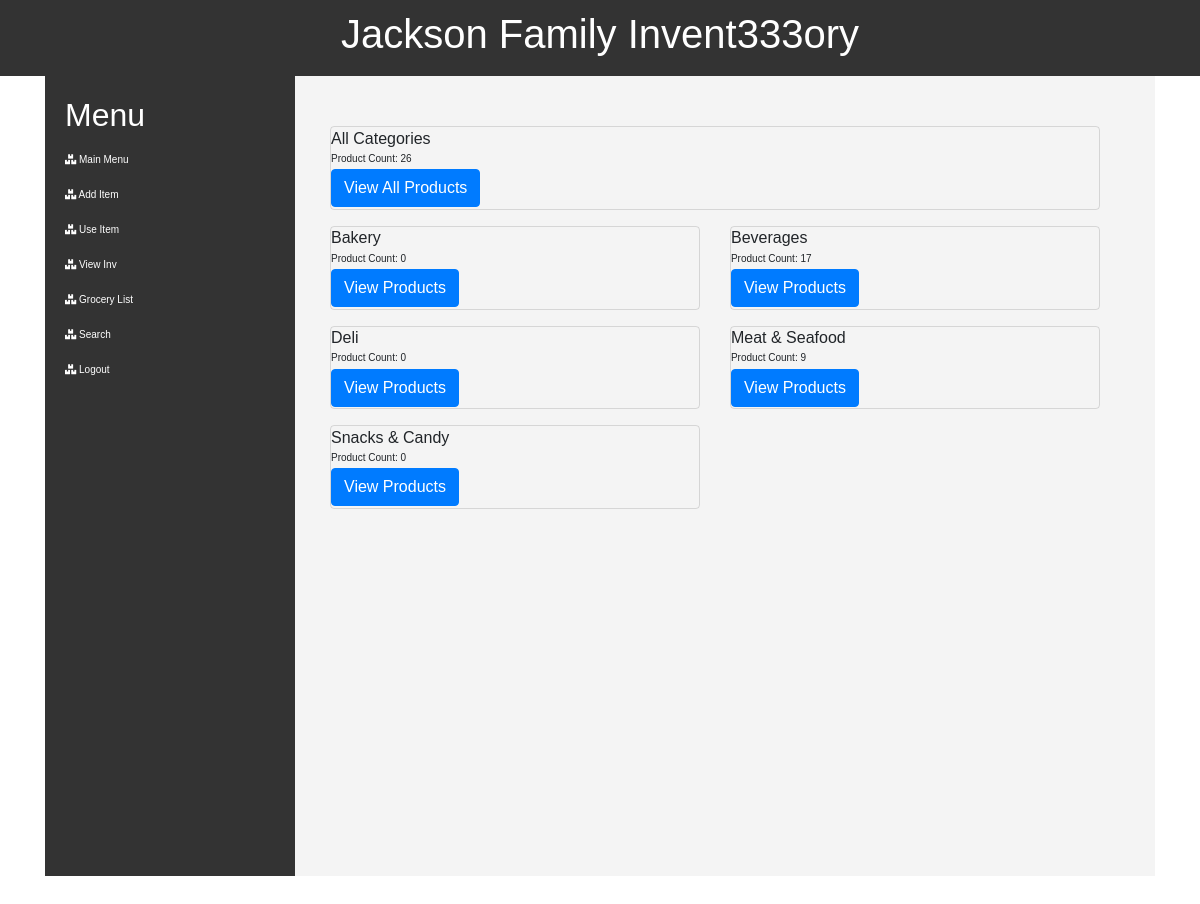
Screenshot of /items (signed in) with the database file from the repository.
### JacksonInventory/models.py (models this page shows)
class Category(db.Model):
    id = db.Column(db.Integer, primary_key=True)
    category = db.Column(db.String(75), unique=True)
    items = db.relationship('Item', backref='category', lazy=True)

### JacksonInventory/routes.py (the view)
@app.route('/items')
@login_required
def items_page():
    query = text('''
    SELECT c.id, c.category, COUNT(i.category_id) AS product_count
    FROM category c
    LEFT JOIN item i ON i.category_id = c.id
    GROUP BY c.id, c.category
    ORDER BY c.category
    ''')
    result = db.session.execute(query)
    categories = result.fetchall()
    total_product_count = db.session.query(func.count()).select_from(Item).scalar()
    return render_template('items.html', categories=categories, total_product_count=total_product_count)

### JacksonInventory/models.py (called while the page is built)
@login_manager.user_loader
def load_user(user_id):
    return User.query.get(int(user_id))

### JacksonInventory/routes.py (called while the page is built)
@app.context_processor
def base():
    form = SearchForm()
    return dict(form=form)

### JacksonInventory/templates/items.html (shortened to what this page needs)
{% extends 'base.html' %}
{% block content %}
<br/></br/>
<div class="container">
  <div class="row justify-content-center">
    <div class="col-12">
      {% if categories %}
      <div class="card mb-3" style="background-color: transparent;">
        <div class="row no-gutters">
          <div class="col-6">
            <div class="card-body">
              <h6 class="card-title">All Categories</h6>
              <p class="card-text">Product Count: {{ total_product_count }}</p>
              <a href="{{ url_for('all_categories_page') }}" class="btn btn-primary">View All Products</a>
            </div>
          </div>
        </div>
      </div>
      {% endif %}
      <div class="row">
        {% for category in categories %}
        <div class="col-6">
          <div class="card mb-3" style="background-color: transparent;">
            <div class="row no-gutters">
              <div class="col-12">
                <div class="card-body">
                  <h6 class="card-title">{{ category[1] }}</h6>
                  <p class="card-text">Product Count: {{ category[2] }}</p>
                  <a href="{{ url_for('category_page', id=category[0]) }}" class="btn btn-primary">View Products</a>
                </div>
              </div>
            </div>
          </div>
        </div>
        {% endfor %}
      </div>
    </div>
  </div>
</div>
{% endblock %}

### JacksonInventory/templates/base.html (shortened to what this page needs)
<!DOCTYPE html>
<html lang="en">
<head>
    <link rel="stylesheet" href="https://stackpath.bootstrapcdn.com/bootstrap/4.5.2/css/bootstrap.min.css">
    <link rel="stylesheet" href="https://cdnjs.cloudflare.com/ajax/libs/font-awesome/5.15.3/css/all.min.css">
</head>
<body>
    <div class="header">
        <h1>Jackson Family Invent333ory</h1>
    </div>
    <div class="container">
        <div class="sidebar d-none d-lg-block">
            <h2>Menu</h2>
            {% if current_user.is_authenticated %}
            <a href="{{ url_for('mainmenu_page') }}"><i class="fas fa-boxes"></i> Main Menu</a>
            <a href="{{ url_for('add_item') }}"><i class="fas fa-boxes"></i> Add Item</a>
            <a href="{{ url_for('use_item') }}"><i class="fas fa-boxes"></i> Use Item</a>
            <a href="{{ url_for('items_page') }}"><i class="fas fa-boxes"></i> View Inv</a>
            <a href="{{ url_for('grocery_list') }}"><i class="fas fa-boxes"></i> Grocery List</a>
            <a href="{{ url_for('search_start') }}"><i class="fas fa-boxes"></i> Search</a>
            <a href="{{ url_for('logout_page') }}"><i class="fas fa-boxes"></i> Logout</a>
            {% else %}
            <a href="{{ url_for('login_page') }}"><i class="fas fa-sign-in-alt"></i> Log In</a>
            <a href="{{ url_for('register_page') }}"><i class="fas fa-user-plus"></i> Register</a>
            {% endif %}
        </div>
        <div class="main-content">
            {% block content %} {% endblock %}
        </div>
    </div>
</body>
</html>

### JacksonInventory/templates/base.html (style rules this page uses)
body { margin: 0; font-family: Arial, sans-serif; }
.container { display: flex; height: 100vh; }
.sidebar { width: 250px; background-color: #333; color: white; padding: 20px; }
.sidebar a { color: white; text-decoration: none; display: block; padding: 10px 0; }
.main-content { flex-grow: 1; background-color: #f4f4f4; padding: 20px; }
.header { background-color: #333; color: white; padding: 10px 20px; text-align: center; }

### JacksonInventory/templates/items.html (style rules this page uses)
body { font-size: 10px; }
.card-body { padding: 0.1rem 0; }
.card-title, .card-text { margin-bottom: 0.2rem; }

### rows the page displays
Category: category "Bakery", category "0"
Category: category "Beverages", category "17"
Category: category "Deli", category "0"
Category: category "Meat & Seafood", category "9"
Category: category "Snacks & Candy", category "0"

### other values shown
{{ total_product_count }} "26"
